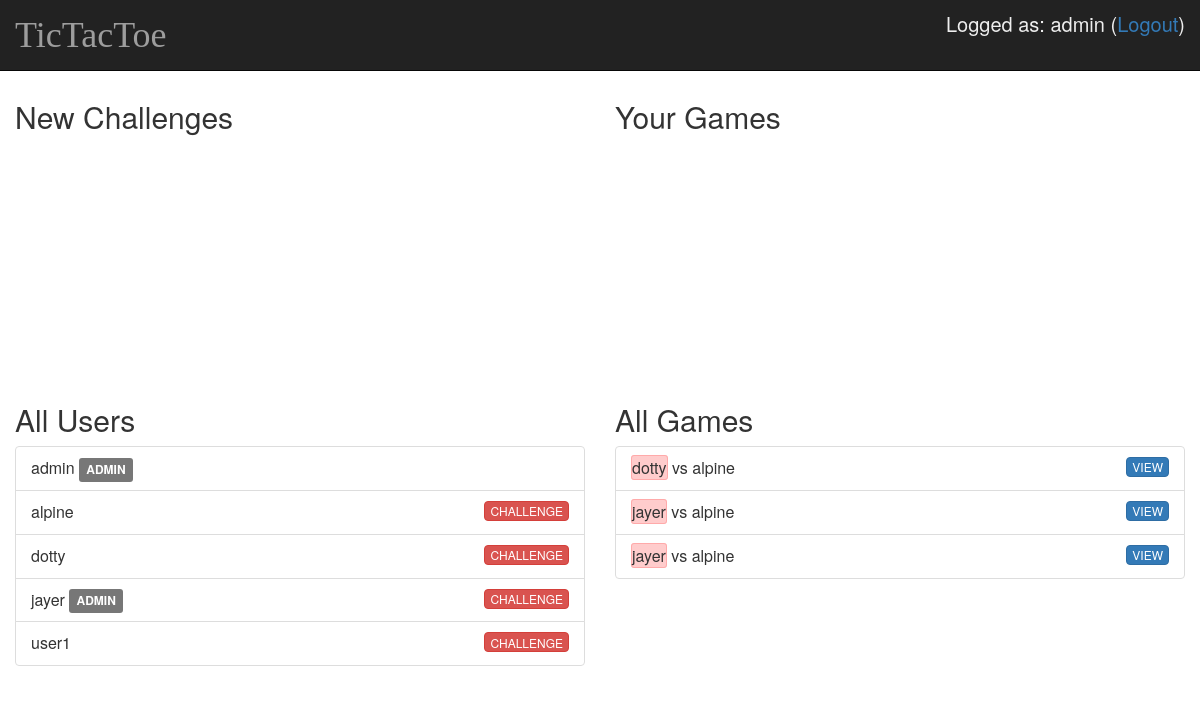
The app's page / (signed in) with its own data.
### tictactoe/models.py (models this page shows, shortened)
class Game(models.Model):
    id = models.AutoField(primary_key=True)
    user1 = models.ForeignKey('auth.User', related_name='+')
    user2 = models.ForeignKey('auth.User', related_name='+')
    user1_turn = models.BooleanField(default=True)
    state = models.CharField(max_length=36, default="____________________________________")
    created_date = models.DateTimeField(default=timezone.now)
    finished_date = models.DateTimeField(blank=True, null=True)
    outcome = models.IntegerField(default=-2)

### tictactoe/views.py (the view)
# urls.py: url(r'^$', views.main_page, name='main_page'),
def main_page(request):
    users = User.objects.all().order_by('username')
    challenges = Game.objects.filter(user2=request.user.pk).filter(outcome=-2).order_by('created_date')
    user_games = Game.objects.filter(Q(user1=request.user.pk) | Q(user2=request.user.pk)).filter(Q(outcome=-2) | Q(outcome=-1)).order_by('created_date')
    games = Game.objects.filter(Q(outcome=-2) | Q(outcome=-1)).order_by('created_date')[:64]
    return render(request, 'tictactoe/main_page.html', {'users': users, 'challenges': challenges, 'user_games': user_games, 'games': games})

### tictactoe/templates/tictactoe/main_page.html (shortened to what this page needs)
{% extends "tictactoe/base.html" %}
{% load staticfiles %}
{% block content %}
    <div>
		{% if user.is_authenticated %}
			<div class="row">
				<div class="list-scroll col-md-6">
					<h2>New Challenges</h2>
					<ul class="list-group" id='challenge_list'>
					</ul>
				</div>
				<div class="list-scroll col-md-6">
					<h2>Your Games</h2>
					<ul class="list-group" id='user_games_list'>
					</ul>
				</div>
			</div>
		{% endif %}
		<div class="row">
			{% if user.is_authenticated %}
				<div class="list-scroll col-md-6">
					<h2>All Users</h2>
					<ul class="list-group" id='user_list'>
						{% for u in users %}
							<li class="list-group-item">
								{{ u.username }}
								{% if u.is_staff %}
									<span class="label label-default">ADMIN</span>
								{% endif %}
								{% if user != u %}
								<button type="button" class="btn btn-danger pull-right"
								onclick="window.location='/new_game/{{ u.pk }}';">CHALLENGE</button>
								{% endif %}
							</li>
						{% endfor %}
					</ul>
				</div>
			{% endif %}
			<div class="list-scroll col-md-6">
				<h2>All Games</h2>
				<ul class="list-group" id='games_list'>
					{% for g in games %}
						<li class="list-group-item">
							{% if g.user1_turn %}
								<span class='highlight'>{{g.user1}}</span> vs {{g.user2}}
							{% else %}
								{{g.user1}} vs <span class='highlight'>{{g.user2}}</span>
							{% endif %}
							<button type="button" class="btn btn-primary pull-right"
							onclick="window.location='/game/{{ g.id }}';">VIEW</button>
						</li>
					{% endfor %}
				</ul>
			</div>
		</div>
{% endblock %}

### tictactoe/templates/tictactoe/base.html (shortened to what this page needs)
{% load staticfiles %}
<html>
    <head>
		<link rel="stylesheet" href="https://maxcdn.bootstrapcdn.com/bootstrap/3.3.7/css/bootstrap.min.css">
		<link rel="stylesheet" href="{% static 'css/style.css' %}">
    </head>
    <body>
		<nav class="navbar navbar-default navbar-fixed-top navbar-inverse">
			<div class="container-fluid">
				<div class="navbar-header">
					<a class="navbar-brand" href="{% url 'main_page' %}">TicTacToe</a>
				</div>
				{% if user.is_authenticated %}
					<span class="label-logged pull-right">Logged as: {{ user.username }} (<a href="{% url 'logout' %}?next=/">Logout</a>)</span>
				{% else %}
					<a class="label-logged pull-right" href="{% url 'login' %}">Login</a>
					<span class="label-logged pull-right">/</span>
					<a class="label-logged pull-right" href="/newuser">Register</a>
				{% endif %}
			</div>
		</nav>
		<div class="page container">
			{% block content %}
			{% endblock %}
    </body>
</html>

### tictactoe/static/css/style.css (style rules this page uses)
.navbar-brand { font-size: 36px; font-family: 'Lobster'; }
.label-logged { font-size: 20px; color: #EEE; }
.navbar-fixed-top { padding: 10px 0px 10px 0px; }
.page { padding: 80px 0px 0px 0px; }
.list-group { overflow: auto; height: 220px; }
.list-group-item { font-size: 16px; }
.highlight { background: #FFCCCC; border: 1px solid #FFAAAA; border-radius: 3px; }
.btn { font-size: 12px; padding: 0px 5px 0px 5px; height: 20px; }

### records on screen
Game: user1 "dotty", user2 "alpine"
Game: user1 "jayer", user2 "alpine"
Game: user1 "jayer", user2 "alpine"

### other values on screen
{{ user.username }} "admin"
{{ u.username }} "admin"
{{ u.username }} "alpine"
{{ u.username }} "dotty"
{{ u.username }} "jayer"
{{ u.username }} "user1"
